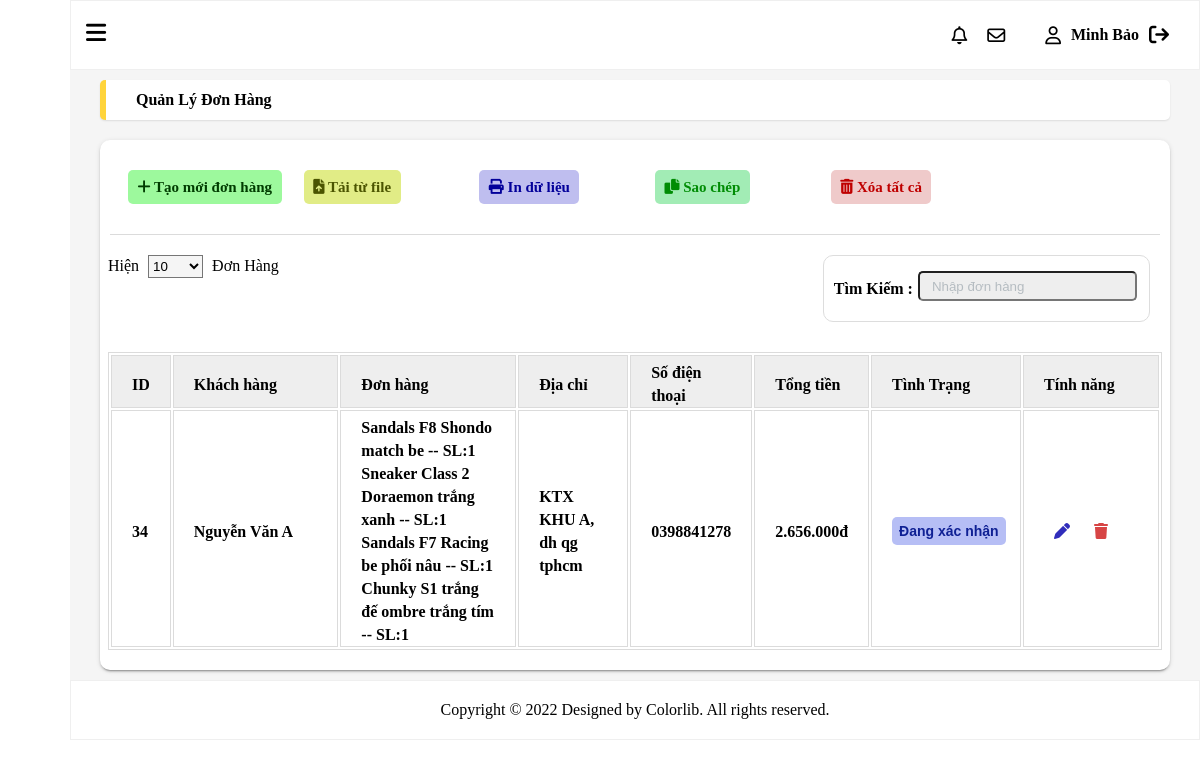
Page /index.php?url=AdminOrder (signed in) on the committed database.
### tables this page shows
CREATE TABLE `listorder` (
  `orderID` int(50) NOT NULL,
  `customerid` int(50) NOT NULL,
  `fullname` varchar(50) DEFAULT NULL,
  `email` varchar(50) DEFAULT NULL,
  `phonenumber` varchar(10) DEFAULT NULL,
  `address` varchar(255) DEFAULT NULL,
  `City` varchar(50) DEFAULT NULL,
  `District` varchar(50) DEFAULT NULL,
  `Ward` varchar(50) DEFAULT NULL,
  `note` text DEFAULT NULL,
  `paytype` varchar(20) DEFAULT NULL,
  `ordership` float DEFAULT NULL,
  `orderfee` float DEFAULT NULL,
  `orderstate` varchar(20) DEFAULT NULL
);

CREATE TABLE `product` (
  `ProductID` int(50) NOT NULL,
  `Type` varchar(50) NOT NULL,
  `ProductName` varchar(50) NOT NULL,
  `Price` float NOT NULL,
  `Description` text DEFAULT NULL,
  `PrimaryImg` varchar(255) DEFAULT NULL,
  `Img1` varchar(255) DEFAULT NULL,
  `Img2` varchar(255) DEFAULT NULL
);

CREATE TABLE `orderproduct` (
  `orderid` int(50) NOT NULL,
  `productid` int(50) NOT NULL,
  `size` int(11) DEFAULT NULL,
  `number` int(11) DEFAULT NULL
);

### MVC/Controllers/AdminOrderController.php (called while the page is built, shortened)
<?php
class AdminOrderController extends BaseController
{
    private $adminOrder;
    public function __construct()
    {
        $this->adminOrder= new AdminOrderModel();
    }
    public function show()
    {
        $listCustomer=$this->adminOrder->getCustomer();
        $listOrder=$this->adminOrder->getOrder();
        $data=['page'=>'AdminOrder','listCustomer'=>$listCustomer,'listOrder'=>$listOrder];
        $this->view($data);
    }
}
?>

### MVC/Core/App.php (called while the page is built, shortened)
<?php
require './MVC/Core/Database.php';
require './MVC/Models/BaseModel.php';
class App
{
    protected $action = "show";
    function __construct()
    {
        $arr = $this->UrlProcess();
        if( !empty($arr[0]) && file_exists("./MVC/Controllers/".$arr[0]."Controller.php") ){
            unset($arr[0]);
        }
        $this->obj = new $this->controller;
        $this->params = $arr ? array_values($arr) : [];
        call_user_func_array([$this->obj, $this->action], $this->params);
    }
    function UrlProcess()
    {
        if (isset($_GET["url"])) {
            return explode("/", filter_var(trim($_GET["url"], "/")));
        }
    }
}

### index.php (called while the page is built, shortened)
<?php
$myApp= new App();
?>

### MVC/Models/BaseModel.php (called while the page is built, shortened)
<?php
class BaseModel extends Database
{
    protected $connect;
    public function __construct()
    {
        $this->connect=$this->connect();
    }
    public function QUERYOTHER($sql)
    {
        $query=$this->query($sql);
        $data=[];
        while($row=mysqli_fetch_assoc($query))
        {
            array_push($data,$row);
        }
        return $data;
    }
    private function query($sql)
    {
        return mysqli_query($this->connect,$sql);
    }
}
?>

### MVC/Core/Database.php (called while the page is built)
<?php
class Database
{
   private $servername = "localhost";
   private $username = "root";
   private $password = "";
    public function connect ()
    {
     $data = new mysqli($this->servername, $this->username, $this->password,"shoes_store");
    if ($data->connect_error) {
     die("Connection failed: " . $data->connect_error);
     }
    else return $data;
    }
}
?>

### MVC/Models/AdminOrderModel.php (called while the page is built, shortened)
<?php
class AdminOrderModel extends BaseModel
{
    public function getOrder()
    {
        $sql="SELECT * FROM `listorder`,`orderproduct`,`product` WHERE listorder.orderID=orderproduct.orderid AND orderproduct.productid=product.ProductID";
        return $this ->QUERYOTHER($sql);
    }
    public function getCustomer()
    {
        $sql="SELECT customerid,orderID,fullname FROM `listorder` GROUP BY customerid;";
        return $this ->QUERYOTHER($sql);
    }
}
?>

### MVC/Views/Pages/Admin/AdminOrder.php (the view, shortened to what this page needs)
<div class="manageOrder">
    <div class="manageOrder__title">
        <h4 class="manageOrder__title-text"> Quản Lý Đơn Hàng</h4>
    </div>
    <div class="manageOrder__content">
        <div class="manageOrder__content-heading">
            <div class="grid">
                <div class="row">
            <div class="l-2 m-3 c-6">
                <a class="btn btn-add btn-sm" href="#" title="Thêm">
                    <i class="fas fa-plus"></i>
                 Tạo mới đơn hàng</a>
            </div>
            <div class="l-2 m-3 c-6">
                <a class="btn  btn-sm nhap-tu-file" type="button" title="Nhập" onclick=""><i class="fas fa-file-upload"></i> Tải từ file</a>
            </div>
            <div class="l-2 m-3 c-6">
                <a class="btn  btn-sm print-file" type="button" title="In" onclick=""><i class="fas fa-print"></i> In dữ liệu</a>
            </div>
            <div class="l-2 m-3 c-6">
                <a class="btn btn-copy btn-sm" type="button" title="Sao chép"><i class="fas fa-copy"></i> Sao chép</a>
            </div>
            <div class="l-2 m-3 c-6">
            <a class="btn  btn-sm btn-delete" type="button" title="Xóa" onclick=""><i class="fas fa-trash-alt"></i> Xóa tất cả </a>
            </div>
        </div>
        </div>
        </div>
        <div class="manageOrder__content-content">
            <div class="grid">
                <div class="row">
                    <div class="l-3 m-3 c-12">
                        <div class="content__display">
                            <span>Hiện</span>
                            <select class="content__display-select">
                                <option>10</option>
                            </select>
                            <span>Đơn Hàng</span>
                        </div>
                    </div>
                    <div class="l-o-4 m-o-2">
                       <div class="content__display-search">
                            <span class="search-title">Tìm Kiếm : </span>
                            <input class="search-input" placeholder="Nhập đơn hàng">
                        </div>
                    </div>
                </div>
            </div>
        </div>
        <div class="manageOrder__content-bottom">
            <div class="grid">
                <div class="row">
                    <div class="l-12">
                    <div class="order-form">
                        <table class="order-form__table" >
                            <thead>
                                <th class="ID">ID</th>
                                <th class="User">Khách hàng</th>
                                <th class="Order">Đơn hàng</th>
                                <th class="Amount">Địa chỉ</th>
                                <th class="Amount">Số điện thoại</th>
                                <th class="Price">Tổng tiền</th>
                                <th class="Status">Tình Trạng</th>
                                <th class="Feature">Tính năng</th>
                            </thead>
                            <tbody>
                            <?php
                            $listCustomer=$data['listCustomer'];
                            $listOrder=$data['listOrder'];
                            for($i=0;$i<count($listCustomer);$i++)
                            {
                                $orderID=$listCustomer[$i]['orderID'];
                                $name=$listCustomer[$i]['fullname'];
                                $address='';
                                $orders='';
                                $phone='';
                                $totalPrice=0;
                                for($j=0;$j<count($listOrder);$j++)
                                {
                                    if($listOrder[$j]['customerid']==$listCustomer[$i]['customerid'])
                                    {
                                        $address=$listOrder[$j]['address'];
                                        $orders=$orders.$listOrder[$j]['ProductName'].' -- SL:'.$listOrder[$j]['number'].'<br> ';
                                        $phone=$listOrder[$j]['phonenumber'];
                                        $totalPrice=$totalPrice+$listOrder[$j]['number']*$listOrder[$j]['Price'];
                                        $orderState=$listOrder[$j]['orderstate'];
                                    }
                                }
                                echo "
                                <tr>
                                    <th class='order'>$orderID</th>
                                    <th class='order'>$name</th>
                                    <th class='order'>$orders</th>
                                    <th class='order'>$address</th>
                                    <th class='order'>$phone</th>
                                    <th class='order'>";
                                    if($totalPrice/1000000>=1) {
                                        $a=$totalPrice/1000000;
                                        echo $a;
                                    }
                                    else echo $totalPrice/1000;
                                echo".000đ
                                    </th>
                                    <th>
                                        <button class='status-order badge bg-info'>$orderState</button>
                                    </th>
                                    <th>
                                        <button style=' text-decoration: none;' class='order-edit'>
                                            <i class='edit-icon fa-solid fa-pen'></i>
                                        </button>
                                      "
                                    ?>
                                        <a style=' text-decoration: none;' class='order-delete' href='./index.php?url=AdminOrder/delete/<?php echo $orderID ?>'
                                        onclick="return confirm('Bạn có chắc muốn xóa đơn hàng này')">
                                            <i class='delete-icon fa-solid fa-trash'></i>
                                        </a>
                                    </th>
                                </tr>
                            <?php }?>
                            </tbody>
                            </table>
                        </div>
                    </div>
                </div>
            </div>
        </div>
    </div>
</div>

### rows in the picture
listorder: orderID "34", fullname "Nguyễn Văn A"
product: ProductName "Sandals F8 Shondo match be"
orderproduct: number "1"
product: ProductName "Sneaker Class 2 Doraemon trắng xanh"
orderproduct: number "1"
product: ProductName "Sandals F7 Racing be phối nâu"
orderproduct: number "1"
product: ProductName "Chunky S1 trắng đế ombre trắng tím"
orderproduct: number "1"
listorder: address "KTX KHU A, dh qg tphcm", phonenumber "0398841278", orderstate "Đang xác nhận"

### other values in the picture
$a "2.656"
